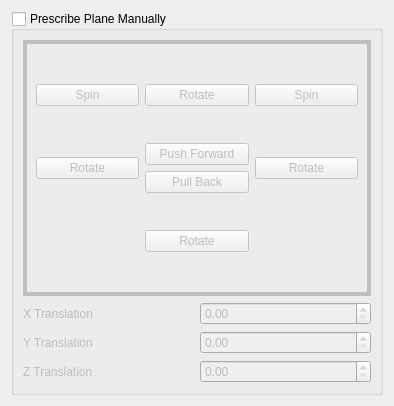
<?xml version="1.0" encoding="UTF-8"?>
<ui version="4.0">
 <class>slice2DOptions</class>
 <widget class="QWidget" name="slice2DOptions">
  <property name="geometry">
   <rect>
    <x>0</x>
    <y>0</y>
    <width>394</width>
    <height>406</height>
   </rect>
  </property>
  <property name="windowTitle">
   <string>Form</string>
  </property>
  <layout class="QVBoxLayout" name="verticalLayout">
   <item>
    <widget class="QGroupBox" name="prescribeGroupBox">
     <property name="title">
      <string>Prescribe Plane Manually</string>
     </property>
     <property name="checkable">
      <bool>true</bool>
     </property>
     <property name="checked">
      <bool>false</bool>
     </property>
     <layout class="QGridLayout" name="gridLayout_2">
      <item row="0" column="0">
       <widget class="QFrame" name="frame">
        <property name="sizePolicy">
         <sizepolicy hsizetype="MinimumExpanding" vsizetype="MinimumExpanding">
          <horstretch>0</horstretch>
          <verstretch>0</verstretch>
         </sizepolicy>
        </property>
        <property name="frameShape">
         <enum>QFrame::Box</enum>
        </property>
        <property name="frameShadow">
         <enum>QFrame::Plain</enum>
        </property>
        <property name="lineWidth">
         <number>4</number>
        </property>
        <layout class="QGridLayout" name="gridLayout">
         <item row="0" column="0">
          <widget class="QPushButton" name="spinLeftButton">
           <property name="text">
            <string>Spin</string>
           </property>
          </widget>
         </item>
         <item row="0" column="1">
          <widget class="QPushButton" name="rotateUpButton">
           <property name="text">
            <string>Rotate</string>
           </property>
          </widget>
         </item>
         <item row="0" column="2">
          <widget class="QPushButton" name="spinRightButton">
           <property name="text">
            <string>Spin</string>
           </property>
          </widget>
         </item>
         <item row="2" column="0">
          <widget class="QPushButton" name="rotateLeftButton">
           <property name="cursor">
            <cursorShape>ArrowCursor</cursorShape>
           </property>
           <property name="text">
            <string>Rotate</string>
           </property>
          </widget>
         </item>
         <item row="2" column="2">
          <widget class="QPushButton" name="rotateRightButton">
           <property name="cursor">
            <cursorShape>ArrowCursor</cursorShape>
           </property>
           <property name="text">
            <string>Rotate</string>
           </property>
          </widget>
         </item>
         <item row="4" column="1">
          <widget class="QPushButton" name="rotateDownButton">
           <property name="text">
            <string>Rotate</string>
           </property>
          </widget>
         </item>
         <item row="2" column="1">
          <layout class="QVBoxLayout" name="verticalLayout_2">
           <item>
            <widget class="QPushButton" name="pushForwardButton">
             <property name="text">
              <string>Push Forward</string>
             </property>
            </widget>
           </item>
           <item>
            <widget class="QPushButton" name="pullBackButton">
             <property name="text">
              <string>Pull Back</string>
             </property>
            </widget>
           </item>
          </layout>
         </item>
        </layout>
       </widget>
      </item>
      <item row="2" column="0">
       <layout class="QHBoxLayout" name="horizontalLayout_3">
        <item>
         <widget class="QLabel" name="label">
          <property name="text">
           <string>X Translation</string>
          </property>
         </widget>
        </item>
        <item>
         <widget class="QDoubleSpinBox" name="xDoubleSpinBox"/>
        </item>
       </layout>
      </item>
      <item row="3" column="0">
       <layout class="QHBoxLayout" name="horizontalLayout_2">
        <item>
         <widget class="QLabel" name="label_2">
          <property name="text">
           <string>Y Translation</string>
          </property>
         </widget>
        </item>
        <item>
         <widget class="QDoubleSpinBox" name="yDoubleSpinBox"/>
        </item>
       </layout>
      </item>
      <item row="4" column="0">
       <layout class="QHBoxLayout" name="horizontalLayout">
        <item>
         <widget class="QLabel" name="label_3">
          <property name="text">
           <string>Z Translation</string>
          </property>
         </widget>
        </item>
        <item>
         <widget class="QDoubleSpinBox" name="zDoubleSpinBox"/>
        </item>
       </layout>
      </item>
     </layout>
    </widget>
   </item>
  </layout>
 </widget>
 <resources/>
 <connections/>
</ui>
